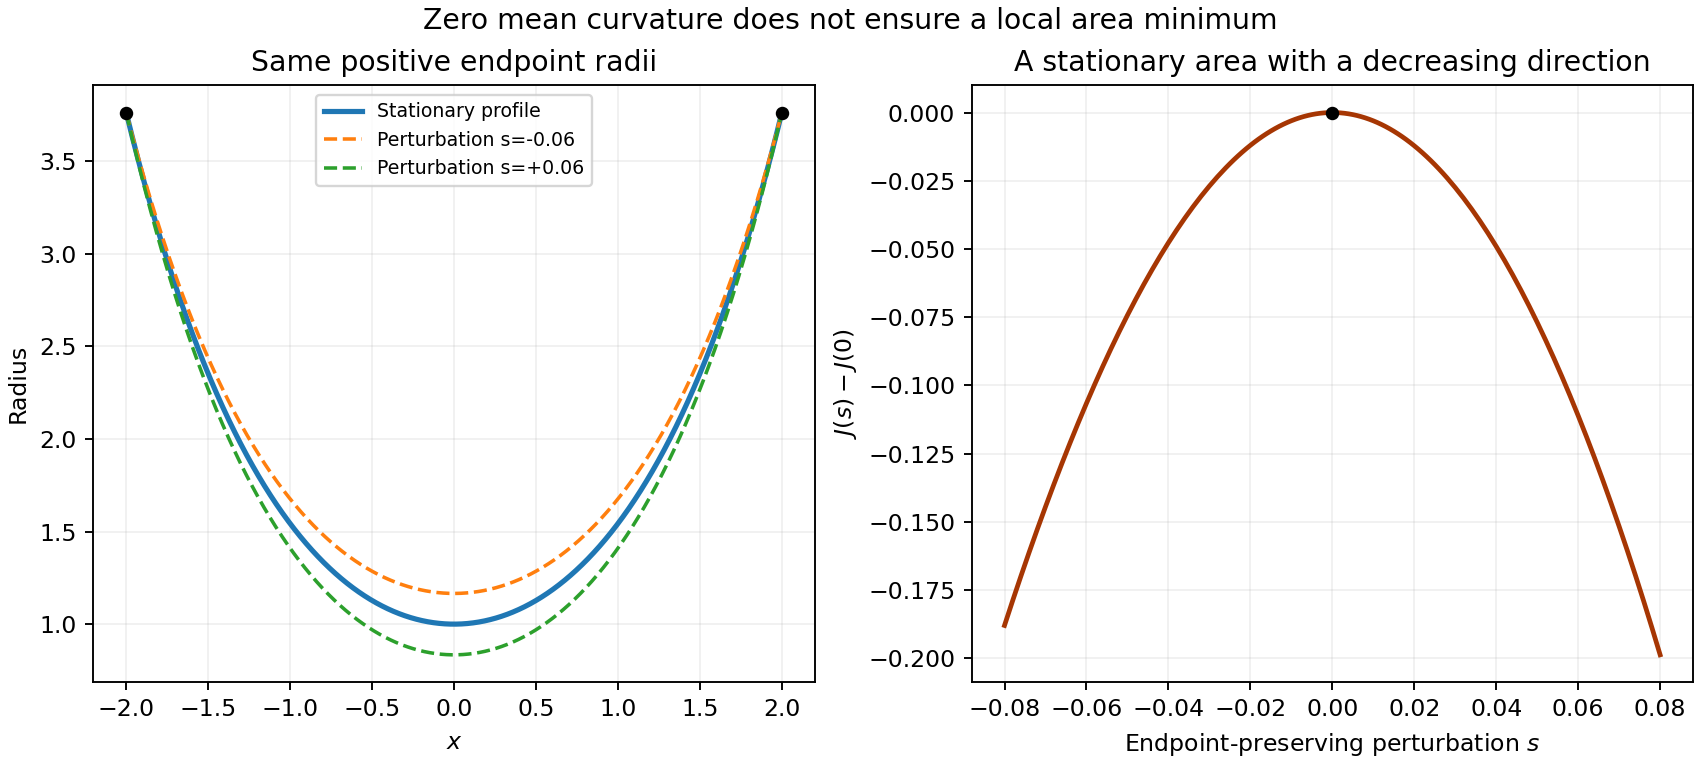

Write Python code to recreate this figure.
"""Python 3.14.4; NumPy 2.3.5; Matplotlib 3.10.7. PNG output in CWD."""
from pathlib import Path
import numpy as np
import matplotlib
matplotlib.use('Agg')
import matplotlib.pyplot as plt
x=np.linspace(-2,2,12001);C=np.cosh(2);y=np.cosh(x);eta=y-C
fig,axes=plt.subplots(1,2,figsize=(10,4.5),layout='constrained',facecolor='white')
for ax in axes:ax.set_facecolor('white');ax.grid(alpha=.18)
axes[0].plot(x,y,lw=2.2,label='Stationary profile')
for s in [-.06,.06]:axes[0].plot(x,y+s*eta,ls='--',label=f'Perturbation s={s:+.2f}')
axes[0].scatter([-2,2],[C,C],c='black',s=22,zorder=5);axes[0].set(xlabel='$x$',ylabel='Radius',title='Same positive endpoint radii');axes[0].legend(fontsize=8)
ss=np.linspace(-.08,.08,161)
areas=[2*np.pi*np.trapezoid((y+s*eta)*np.sqrt(1+((1+s)*np.sinh(x))**2),x)for s in ss];J0=2*np.pi*np.trapezoid(y*np.sqrt(1+np.sinh(x)**2),x)
axes[1].plot(ss,np.array(areas)-J0,color='#a63603',lw=2);axes[1].scatter([0],[0],c='black',s=22,zorder=5);axes[1].set(xlabel='Endpoint-preserving perturbation $s$',ylabel='$J(s)-J(0)$',title='A stationary area with a decreasing direction')
fig.suptitle('Zero mean curvature does not ensure a local area minimum')
fig.savefig(Path.cwd()/'2007-catenoid-variation.png',dpi=170,facecolor='white')
